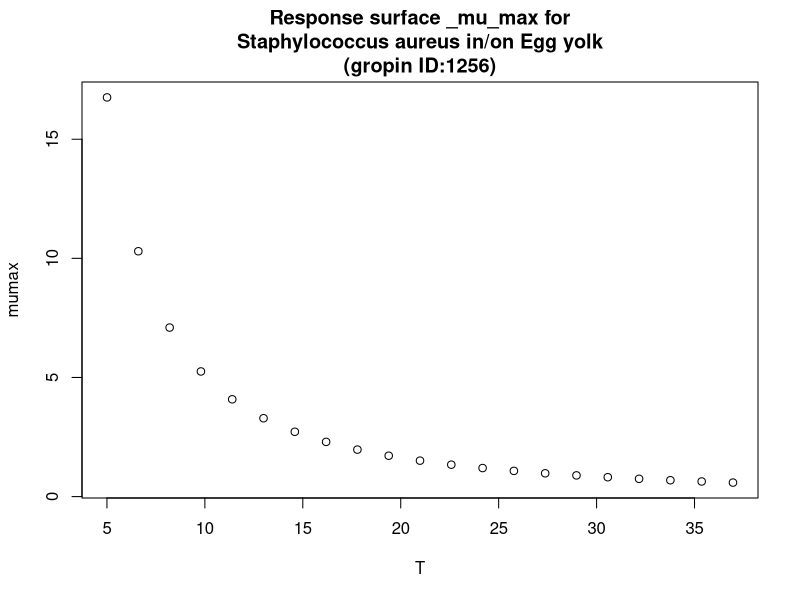

The R script that drew this image:
#############################
# start of Parameter script
#############################
T <- seq(5.005,36.963036963037,length.out=21)
#############################
# end of Parameter script
#############################
############################# 
# start of Model script Gropin ID 1256 
#############################
 
# constant coefficients for this model
 
variables <- data.frame(T)
argumentsPar <- unique.data.frame(expand.grid(variables))
 
# heart of the model
response_surface <- function(T) {
   mumax <-(-0.2072)+(20.72/T)+(321.2/(T^2))

	return(mumax=mumax)
} 

# output parameters
responseSurface <- cbind(argumentsPar,response_surface(argumentsPar['T']))
colnames(responseSurface) <- c(colnames(argumentsPar),'mumax')
#############################
# End of Model script
#############################
############################# 
# start of Visualisation script Gropin ID 1256 
#############################
titleText <-'Response surface _mu_max for
Staphylococcus aureus in/on Egg yolk
(gropin ID:1256)'
plot(T,responseSurface$'mumax',xlab='T',
                          ylab='mumax',main=titleText)
#############################
# End of Visualisation script
#############################
